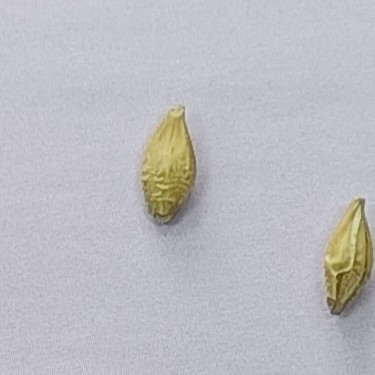
#> input picture images/CORN_WHITE_1.jpg, 375 x 375 px, found by its file name
$ python metod_active_vect.py
#> lines starting #> are read from the running program, lines starting #| are printed output that depends on the picture
import cv2
import numpy as np
import matplotlib.pyplot as plt
from skimage import color, io, img_as_float
from skimage.segmentation import active_contour
from skimage.filters import gaussian

# Загрузка и подготовка изображения
image = io.imread('images\CORN_WHITE_1.jpg')
#> image is the input picture: shape (375, 375, 3); mean R, G, B 189.1, 187.8, 193.8
resized_img = cv2.resize(image, (800, 800))

# Конвертация в grayscale и сглаживание
image_gray = color.rgb2gray(resized_img)
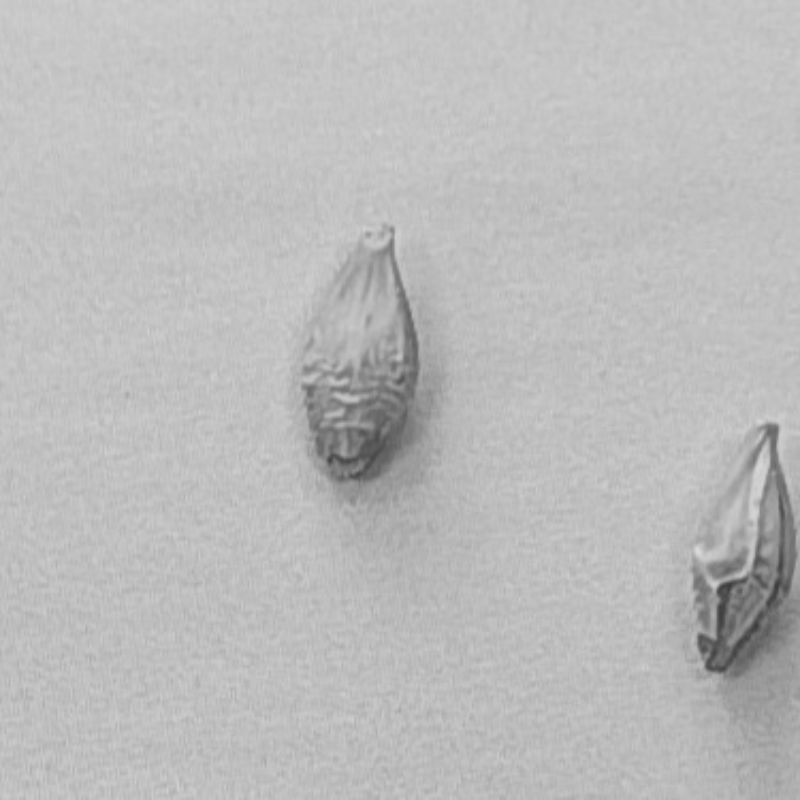
#> image_gray: shape (800, 800) float64; min 0.227, max 0.862, mean 0.739
image_smooth = gaussian(image_gray, sigma=3)

# Инициализация начального контура
h, w = image_gray.shape
#> h = 800; w = 800
center = (w // 2, h // 2)
#> center = (400, 400)
radius = min(h, w) // 3
#> radius = 266
theta = np.linspace(0, 2 * np.pi, 800)
init = np.array([center[0] + radius * np.cos(theta),
                 center[1] + radius * np.sin(theta)]).T

# Применение метода активных контуров
snake = active_contour(
    image_smooth,
    init,
    alpha=0.015,
    beta=10.0,
    gamma=0.001,
    max_num_iter=500
)
#> snake = 800 pairs, first value 210.2 to 622.7, second value 209.9 to 610.1

# Визуализация результатов
fig, ax = plt.subplots(figsize=(10, 8))
ax.imshow(resized_img)
ax.plot(init[:, 0], init[:, 1], '--r', lw=2, label="Начальный контур")
ax.plot(snake[:, 0], snake[:, 1], '-b', lw=2, label="Активный контур")
ax.set_title('Результат работы активного контура')
ax.legend()
plt.show()
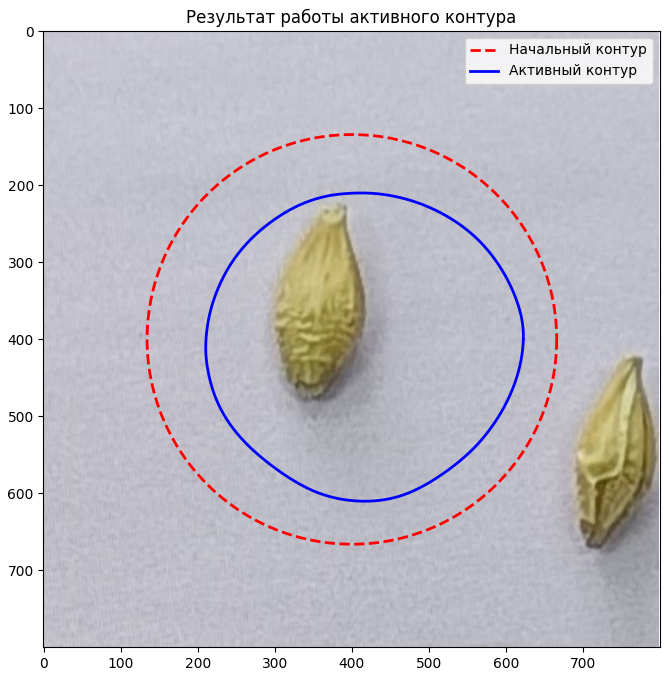
#> figure drawn by matplotlib, 1 panel
